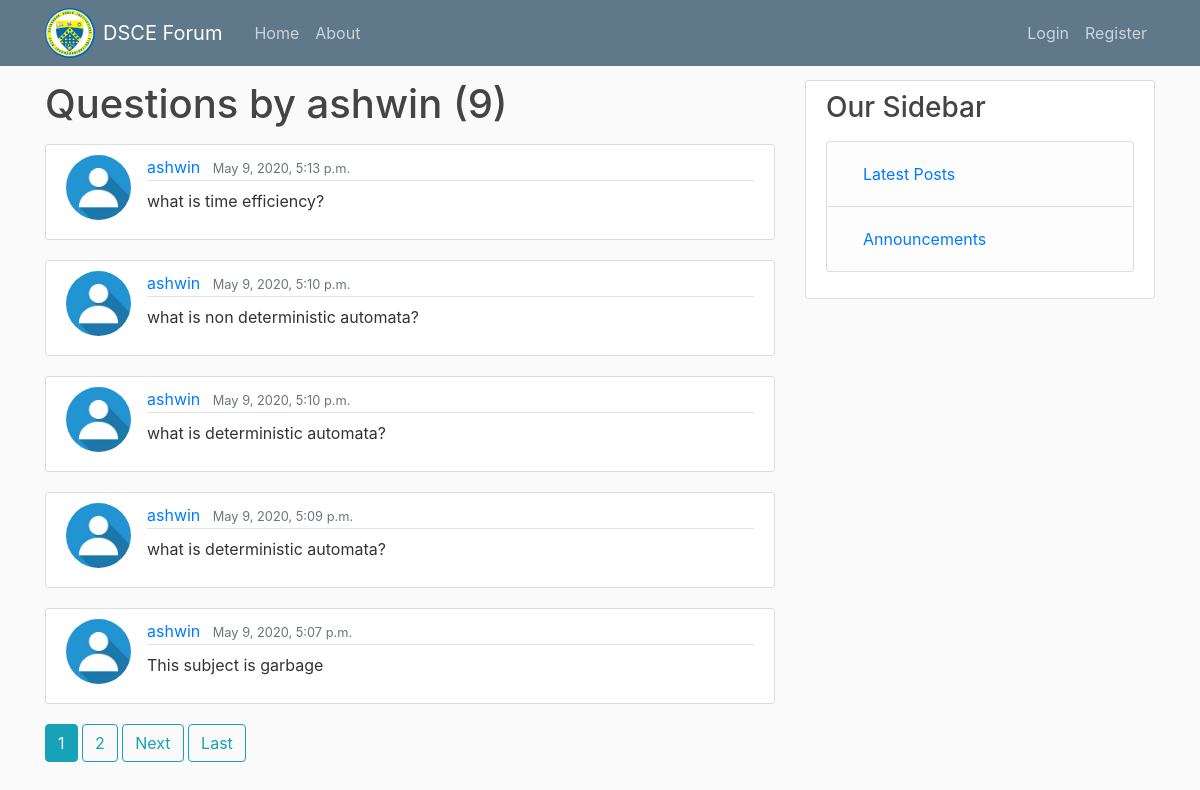
/user/ashwin/, run on an earlier commit of the app's database.
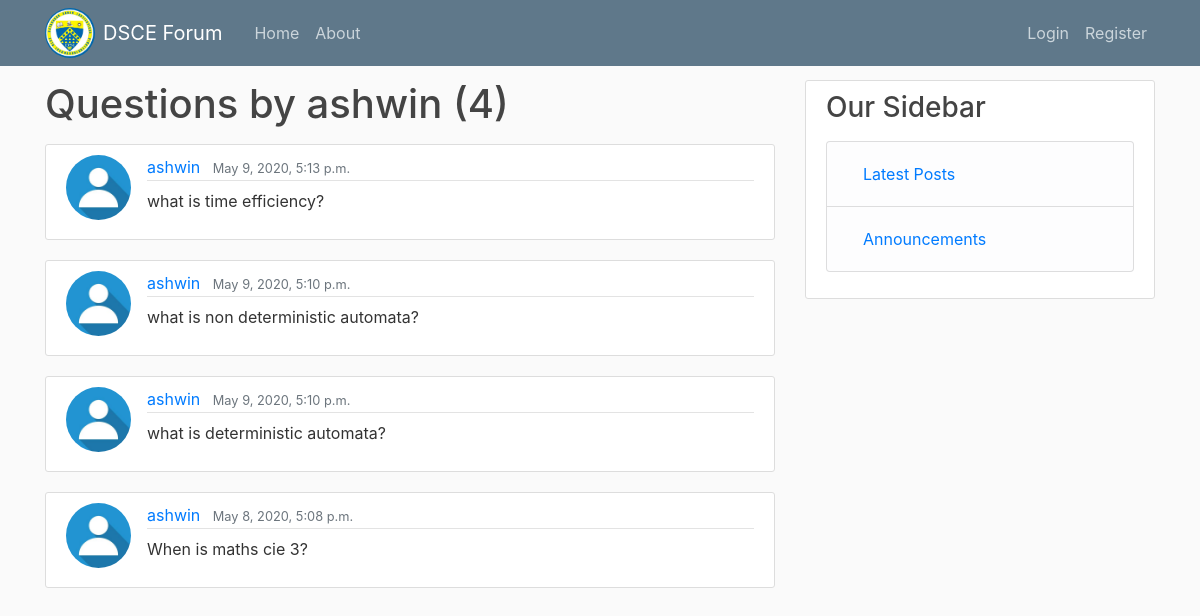
And on a later commit of the database.
### student_home/models.py (models this page shows, shortened)
class Question(models.Model):
    poster = models.ForeignKey(User, on_delete=models.CASCADE)
    subject = models.CharField(max_length=15)
    question_text = models.TextField()
    date_posted = models.DateTimeField(default=timezone.now)
    class Meta:
        permissions = [
            ("can_update", "Can update questions"),
        ]

### users/models.py (models this page shows, shortened)
class Profile(models.Model):
    user = models.OneToOneField(User, on_delete=models.CASCADE)
    image = models.ImageField(default='default.jpg',upload_to='profile_pics')

### student_home/views.py (the view)
# urls.py: path('user/<str:username>/', UserPostListView.as_view() ,name='student-questions'),
class UserPostListView(ListView):
    model = Question
    template_name = 'student_home/student_questions.html'
    context_object_name = 'posts'
    ordering = ['-date_posted']
    paginate_by = 5
    def get_queryset(self):
        user = get_object_or_404(User, username=self.kwargs.get('username'))
        return Question.objects.filter(poster=user).order_by('-date_posted')

### student_home/templates/student_home/student_questions.html (shortened to what this page needs)
{% extends "student_home/base.html" %}
{% block content %}
    <h1 class="mb-3">Questions by {{ view.kwargs.username }} ({{ page_obj.paginator.count }})</h1>
    {% for post in posts %}
        <article class="media content-section">
          <img class="rounded-circle article-img" src="{{ post.poster.profile.image.url }}">
          <div class="media-body">
            <div class="article-metadata">
              <a class="mr-2" href="{% url 'student-questions' post.poster.username %}">{{ post.poster }}</a>
              <small class="text-muted">{{ post.date_posted }}</small>
            </div>
            <p class="article-content">{{ post.question_text }}</p>
          </div>
        </article>
    {% endfor %}
    {% if is_paginated %}
      {% for num in page_obj.paginator.page_range %}
        {% if page_obj.number == num %}
          <a class="btn btn-info mb-4" href="?page={{ num }}">{{ num }}</a>
        {% elif num > page_obj.number|add:'-3' and num < page_obj.number|add:'3' %}
          <a class="btn btn-outline-info mb-4" href="?page={{ num }}">{{ num }}</a>
        {% endif %}
      {% endfor %}
      {% if page_obj.has_next %}
        <a class="btn btn-outline-info mb-4" href="?page={{ page_obj.next_page_number }}">Next</a>
        <a class="btn btn-outline-info mb-4" href="?page={{ page_obj.paginator.num_pages }}">Last</a>
      {% endif %}
    {% endif %}
{% endblock content %}

### student_home/templates/student_home/base.html (shortened to what this page needs)
{% load static %}
<!DOCTYPE html>
<html>
<head>
     <link rel="stylesheet" href="https://maxcdn.bootstrapcdn.com/bootstrap/4.0.0/css/bootstrap.min.css">
    <link rel="stylesheet" type="text/css" href="{% static 'student_home/main.css' %}">
</head>
<body>
    <header class="site-header">
        <nav class="navbar navbar-expand-md navbar-dark bg-steel fixed-top">
          <div class="container" >
            <img class="rounded-circle mr-2" width='50px' height='50px' src ="\media\logo.jpg">
            <a class="navbar-brand mr-4" href="/">DSCE Forum</a>
            <div class="collapse navbar-collapse" id="navbarToggle">
              <div class="navbar-nav mr-auto">
                <a class="nav-item nav-link" href="{% url 'student_home' %}">Home</a>
                <a class="nav-item nav-link" href="{% url 'student_about' %}">About</a>
              </div>
              <div class="navbar-nav">
                {% if user.is_authenticated and user.is_superuser %}
                <a class="nav-item nav-link" href="{% url 'answer-create' %}">Post Answer</a>
                <a class="nav-item nav-link" href="{% url 'profile' %}">Profile</a>
                <a class="nav-item nav-link" href="{% url 'logout' %}">Logout</a>
                {% elif user.is_authenticated  %}
                <a class="nav-item nav-link" href="{% url 'question-create' %}">Ask Question</a>
                <a class="nav-item nav-link" href="{% url 'profile' %}">Profile</a>
                <a class="nav-item nav-link" href="{% url 'logout' %}">Logout</a>
                {% else %}
                <a class="nav-item nav-link" href="{% url 'login' %}">Login</a>
                <a class="nav-item nav-link" href="{% url 'register' %}">Register</a>
                {% endif %}
              </div>
            </div>
          </div>
        </nav>
      </header>
      <main role="main" class="container">
        <div class="row">
          <div class="col-md-8">
            {% block content %}{% endblock %}
          </div>
          <div class="col-md-4">
            <div class="content-section">
              <h3>Our Sidebar</h3>
              <p class='text-muted'>
                <ul class="list-group">
                  <li class="list-group-item list-group-item-light"><a class ="nav-link" href="{% url 'student_home' %}">Latest Posts</a></li>
                  <li class="list-group-item list-group-item-light"><a class ="nav-link" href="https://www.dsce.edu.in/#">Announcements</a></li>
                </ul>
              </p>
            </div>
          </div>
        </div>
      </main>
</body>
</html>

### student_home/static/student_home/main.css (style rules this page uses)
body { background: #fafafa; color: #333333; margin-top: 5rem; }
h1, h2, h3, h4, h5, h6 { color: #444444; }
ul { margin: 0; }
.bg-steel { background-color: #5f788a; }
.site-header .navbar-nav .nav-link { color: #cbd5db; }
.content-section { background: #ffffff; padding: 10px 20px; border: 1px solid #dddddd; border-radius: 3px; margin-bottom: 20px; }
.article-content { white-space: pre-line; }
.article-img { height: 65px; width: 65px; margin-right: 16px; }
.article-metadata { padding-bottom: 1px; margin-bottom: 4px; border-bottom: 1px solid #e3e3e3 }

What changed in the data, as far as the page shows it:
removed Question: poster.profile.image (placeholder picture), poster "ashwin", date_posted "May 9, 2020, 5:09 p.m.", question_text "what is deterministic automata?"
removed Question: poster.profile.image (placeholder picture), poster "ashwin", date_posted "May 9, 2020, 5:07 p.m.", question_text "This subject is garbage"
now on this page (row unchanged): Question: poster.profile.image (placeholder picture), poster "ashwin", date_posted "May 8, 2020, 5:08 p.m.", question_text "When is maths cie 3?"
Also different on the page:
{{ page_obj.paginator.count }}: "9" → "4"
list line gone: "1"
list line gone: "2"
text no longer shown: "Next Last"
